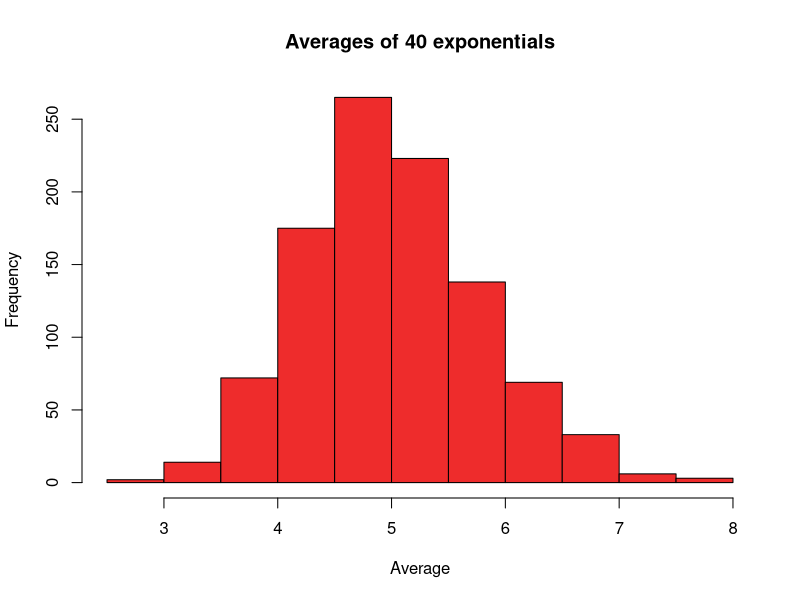
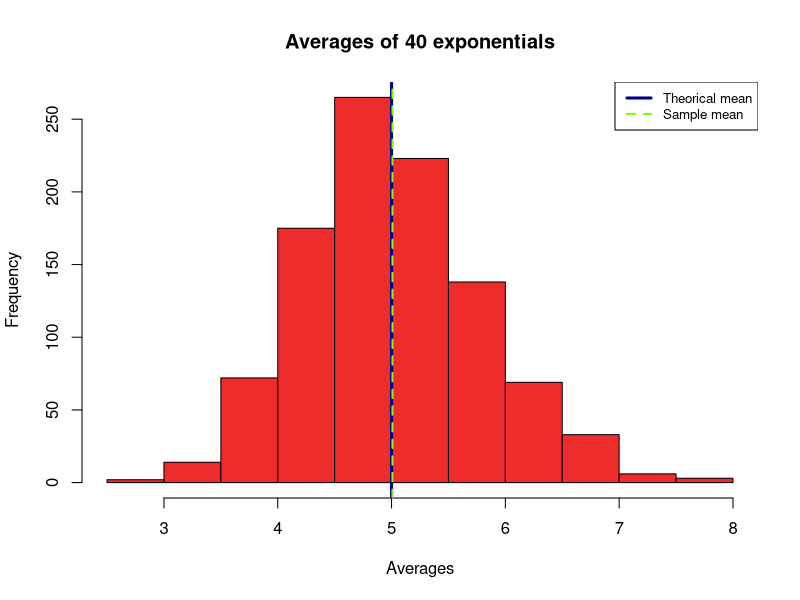
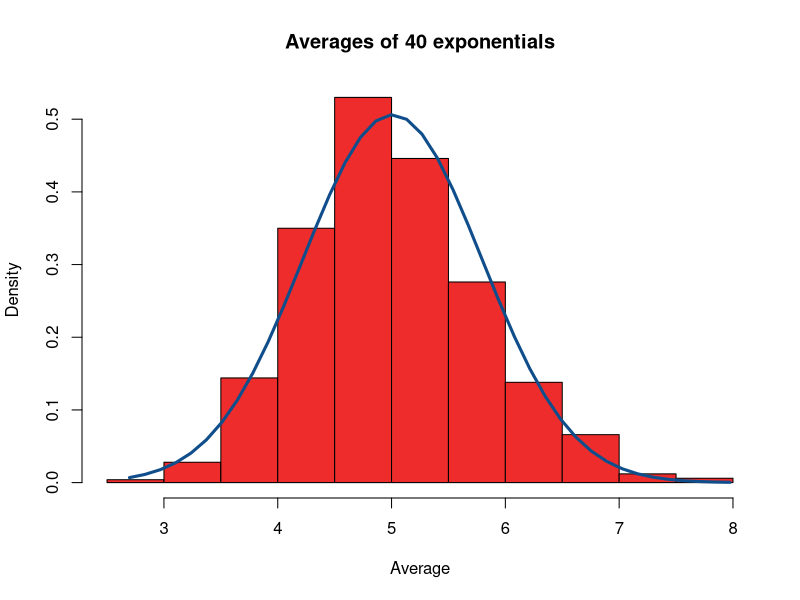
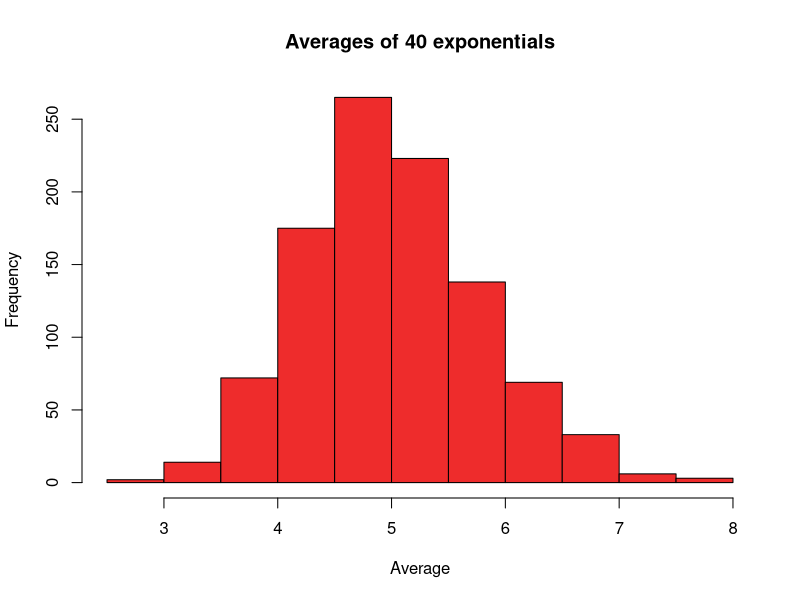
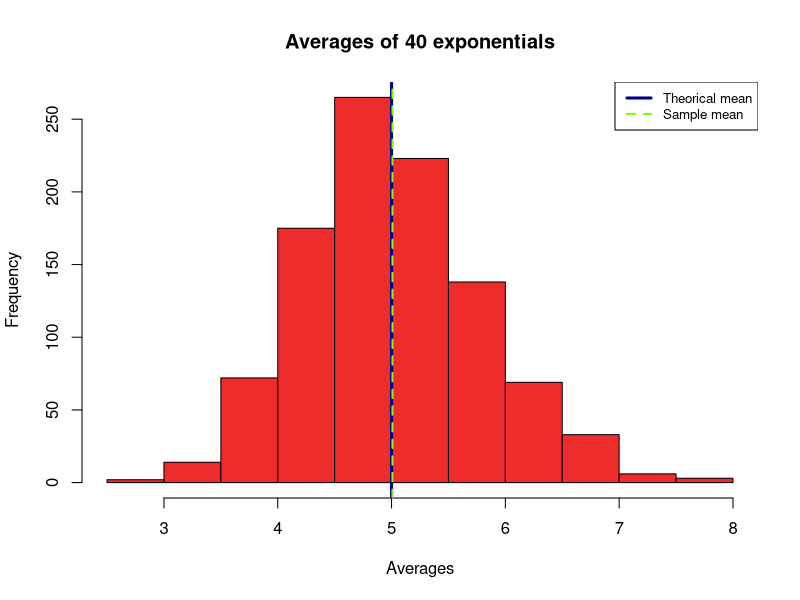
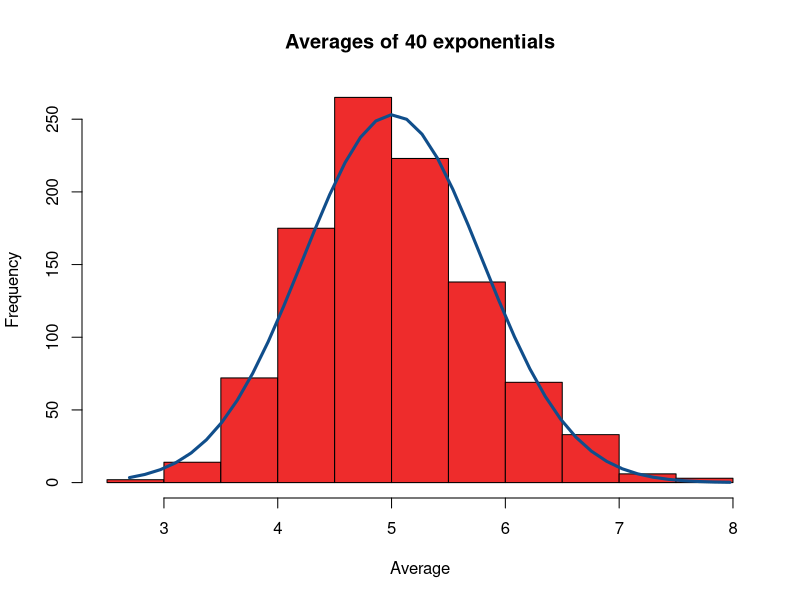

Source code (R) for these figures, in order:
## ---- chunk 1
knitr::opts_chunk$set(echo = FALSE, comment="")
## ---- chunk 2
n <- 1000
lambda <- 0.2
mns <- NULL

for (i in 1 : n) mns = c(mns, mean(rexp(40,lambda)))
## ---- chunk 3
hist(mns, 
     main="Averages of 40 exponentials", 
     xlab = "Average",
     col="firebrick2")
## ---- chunk 4
tmean <- 1/lambda
tmean
## ---- chunk 5
smean <- round(sum(mns)/n, 3) # 1000
smean
## ---- chunk 6
hist(mns, 
     main="Averages of 40 exponentials", 
     xlab = "Averages",
     col="firebrick2")

abline(v=c(tmean,smean), 
       col = c("blue4","chartreuse"), 
       lty=c(1,2), 
       lwd=c(3,2))

legend("topright", 
       legend = c("Theorical mean", "Sample mean"), 
       col = c("blue4","chartreuse"),
       lty = c(1,2),
       lwd=c(3,2),
       cex = 0.8)
## ---- chunk 7
tvar <- round(1/(lambda^2)/n,3)
tvar
## ---- chunk 8
svar <- round(sum((mns-smean)^2)/(n-1), 2)
svar
## ---- chunk 9
h <- hist(mns, 
       main="Averages of 40 exponentials", 
       xlab = "Average",
       col="firebrick2", freq = FALSE)

xfit <- seq(min(mns), max(mns), length = 40) 
yfit <- dnorm(xfit, mean = mean(mns), sd = sd(mns)) 

lines(xfit, yfit, col = "dodgerblue4", lwd = 3)
## ---- chunk 10
tmean <- 1/lambda
## ---- chunk 11
smean <- round(sum(mns)/n, 3) # 1000
## ---- chunk 12
tvar <- round(1/(lambda^2)/n,3)
## ---- chunk 13
svar <- round(sum((mns-smean)^2)/(n-1), 3)
## ---- chunk 14
hist(mns, 
     main="Averages of 40 exponentials", 
     xlab = "Average",
     col="firebrick2")
## ---- chunk 15
hist(mns, 
     main="Averages of 40 exponentials", 
     xlab = "Averages",
     col="firebrick2")

abline(v=c(tmean,smean), 
       col = c("blue4","chartreuse"), 
       lty=c(1,2), 
       lwd=c(3,2))

legend("topright", 
       legend = c("Theorical mean", "Sample mean"), 
       col = c("blue4","chartreuse"),
       lty = c(1,2),
       lwd=c(3,2),
       cex = 0.8)
## ---- chunk 16
h <- hist(mns, 
       main="Averages of 40 exponentials", 
       xlab = "Average",
       col="firebrick2")

xfit <- seq(min(mns), max(mns), length = 40) 
yfit <- dnorm(xfit, mean = mean(mns), sd = sd(mns)) 
yfit <- yfit * diff(h$mids[1:2]) * length(mns) 

lines(xfit, yfit, col = "dodgerblue4", lwd = 3)
